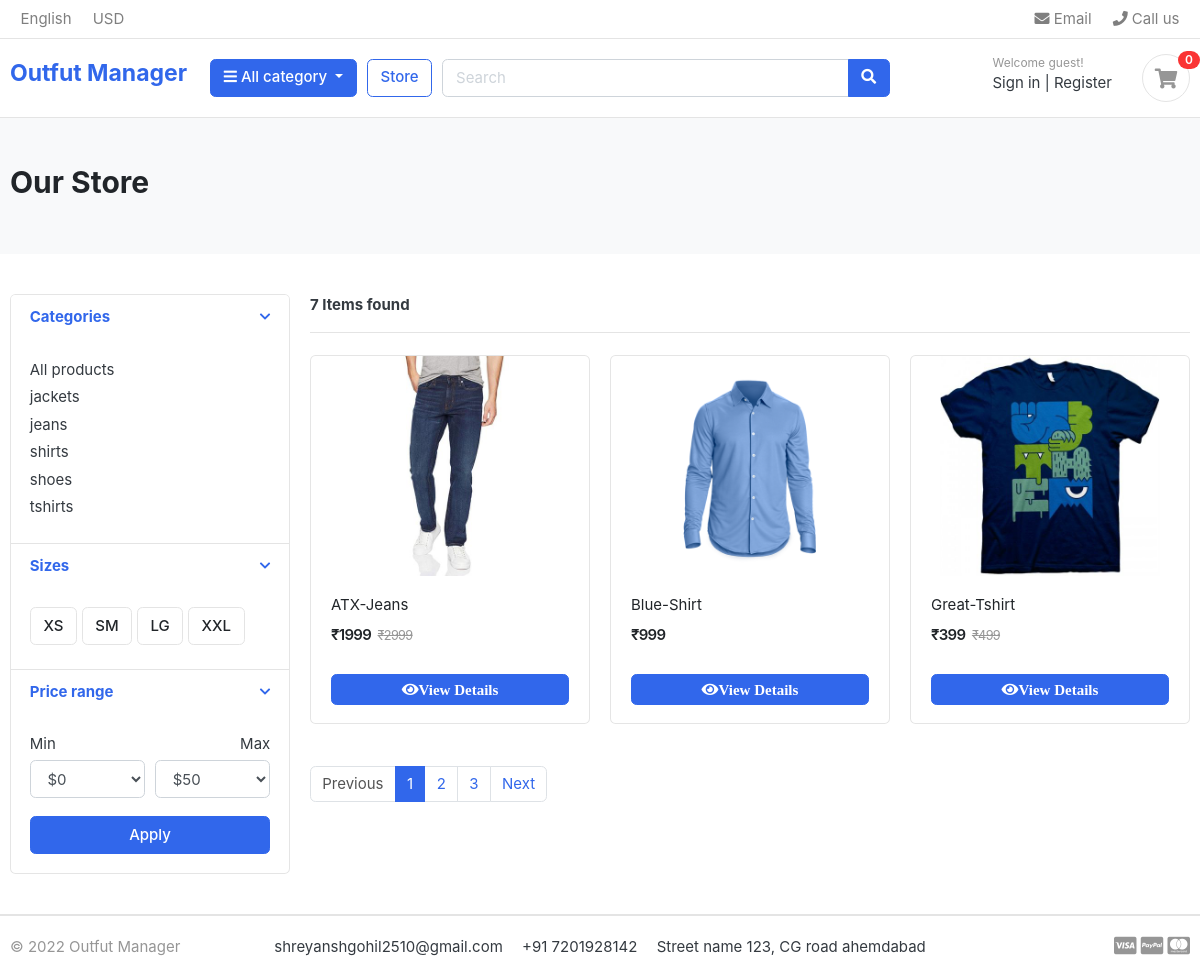
/store/, run on the app's committed database.
### store/models.py (models this page shows, shortened)
class Category(models.Model):
    category_name = models.CharField(max_length=100,unique=True)
    category_desc = models.TextField(max_length=1000)
    created = models.DateTimeField(auto_now_add=True)
    id = models.UUIDField(default = uuid.uuid4,unique = True,primary_key = True,editable = False)
    def cat_url(self):
        return reverse('store_cat',args=[self.category_name])

class Product(models.Model):
    category = models.ForeignKey(Category,on_delete=models.CASCADE)
    product_name = models.CharField(max_length=200)
    product_desc = models.TextField()
    price_main = models.IntegerField(validators=[MinValueValidator(0)],blank=True,null=True)
    price_discount = models.IntegerField(validators=[MinValueValidator(0)])
    product_img = models.ImageField(default='default/default.jpg',null=True,blank =True,upload_to ='products' )
    stock = models.IntegerField(validators=[MinValueValidator(0)])
    is_available = models.BooleanField(default=True)
    modified_date = models.DateTimeField(auto_now=True)
    colors = models.ManyToManyField('Color')
    sizes = models.ManyToManyField('Size')
    created = models.DateTimeField(auto_now_add=True,null=True)
    id = models.UUIDField(default = uuid.uuid4,unique = True,primary_key = True,editable = False)

### store/views.py (the view)
# urls.py: path('',include('store.urls')),
def store(request):
    search_query = ''
    if request.GET.get('search_query'):
        search_query = request.GET.get('search_query')
    products = Product.objects.filter(Q(product_name__icontains=search_query) | Q(category__category_name__icontains=search_query))
    total_product = products.count()
    page = request.GET.get('page')
    result = 3
    paginator = Paginator(products, result)
    try:
        products = paginator.page(page)
    except PageNotAnInteger:
        page = 1
        products = paginator.page(page)
    except EmptyPage:
        page = paginator.num_pages
        products = paginator.page(page)
    context = {'products': products, 'total_product': total_product,
               'paginator': paginator, 'search_query': search_query}
    return render(request, 'store/store.html', context,)

### store/context_processors.py (called while the page is built)
def menu_links(requst):
    links = Category.objects.all()
    return dict(links=links)

def counter(request):
    cart_count = 0
    cart = Cart.objects.filter(cart_id=_cart_id(request))
    if request.user.is_authenticated:
        cart_iteams = CartItem.objects.all().filter(user = request.user)
    else:
        cart_iteams = CartItem.objects.all().filter(cart=cart[:1])
    for cart_iteam in cart_iteams:
        cart_count += cart_iteam.quantity
    return dict(cart_count=cart_count)

### store/views.py (called while the page is built)
def _cart_id(request):
    cart = request.session.session_key
    if not cart:
        cart = request.session.create()
    return cart

### store/templates/store/store.html (shortened to what this page needs)
{%extends 'main.html'%}
{%load static%}
{%block content%}
<section class="section-pagetop bg">
    <div class="container">
        <h2 class="title-page">Our Store</h2>
    </div>
</section>
<section class="section-content padding-y">
    <div class="container">
        <div class="row">
            <aside class="col-md-3">
                <div class="card">
                    <article class="filter-group">
                        <header class="card-header">
                            <a href="#" data-toggle="collapse" data-target="#collapse_1" aria-expanded="true" class="">
                                <i class="icon-control fa fa-chevron-down"></i>
                                <h6 class="title">Categories</h6>
                            </a>
                        </header>
                        <div class="filter-content collapse show" id="collapse_1">
                            <div class="card-body">
                                <ul class="list-menu">
                                    <li><a href="{%url 'store'%}">All products</a></li>
                                    {%for c in links%}
                                    <li><a href="{{c.cat_url}}">{{c.category_name}}</a></li>
                                    {%endfor%}
                                </ul>
                            </div>
                        </div>
                    </article>
                    <article class="filter-group">
                        <header class="card-header">
                            <a href="#" data-toggle="collapse" data-target="#collapse_4" aria-expanded="true" class="">
                                <i class="icon-control fa fa-chevron-down"></i>
                                <h6 class="title">Sizes </h6>
                            </a>
                        </header>
                        <div class="filter-content collapse show" id="collapse_4">
                            <div class="card-body">
                                <label class="checkbox-btn">
                                    <span class="btn btn-light"> XS </span>
                                </label>
                                <label class="checkbox-btn">
                                    <span class="btn btn-light"> SM </span>
                                </label>
                                <label class="checkbox-btn">
                                    <span class="btn btn-light"> LG </span>
                                </label>
                                <label class="checkbox-btn">
                                    <span class="btn btn-light"> XXL </span>
                                </label>
                            </div>
                        </div>
                    </article>
                    <article class="filter-group">
                        <header class="card-header">
                            <a href="#" data-toggle="collapse" data-target="#collapse_3" aria-expanded="true" class="">
                                <i class="icon-control fa fa-chevron-down"></i>
                                <h6 class="title">Price range </h6>
                            </a>
                        </header>
                        <div class="filter-content collapse show" id="collapse_3">
                            <div class="card-body">
                                <div class="form-row">
                                    <div class="form-group col-md-6">
                                        <label>Min</label>
                                        <select class="mr-2 form-control">
                                            <option value="0">$0</option>
                                        </select>
                                    </div>
                                    <div class="form-group text-right col-md-6">
                                        <label>Max</label>
                                        <select class="mr-2 form-control">
                                            <option value="50">$50</option>
                                        </select>
                                    </div>
                                </div>
                                <button class="btn btn-block btn-primary">Apply</button>
                            </div>
                        </div>
                    </article>
                </div>
            </aside>
            <main class="col-md-9">
                <header class="border-bottom mb-4 pb-3">
                    <div class="form-inline">
                        <strong class="mr-md-auto">{{total_product}} Items found </strong>
                    </div>
                </header>
                <div class="row">
                    {%for product in products%}
                    <a href="{% url 'single_product' product.id %}" class="title">
                    <div class="col-md-4">
                        <figure class="card card-product-grid">
                            <div class="img-wrap">
                                <img src="{{product.product_img.url}}">
                            </div>
                            <figcaption class="info-wrap">
                                <div class="fix-height">
                                    <a href="{% url 'single_product' product.id %}" class="title">{{product.product_name|slice:30}}</a>
                                    <div class="price-wrap mt-2">
                                        <span class="price">&#8377;{{product.price_discount}}</span>
                                        {%if product.price_main%}
                                        <del class="price-old">&#8377;{{product.price_main}}</del>
                                        {%endif%}
                                    </div>
                                </div>
                                <a href="{% url 'single_product' product.id %}" class="btn btn-block btn-primary fas fa-eye">View Details</a>
                            </figcaption>
                        </figure>
                    </div>
                </a>
                    {%endfor%}
                </div>
                <nav class="mt-4" aria-label="Page navigation sample">
                    {% if products.has_other_pages%}
                    <ul class="pagination">
                        {% if products.has_previous%}
                            <li class="page-item"><a class="page-link" href="?page={{products.previous_page_number}}">Previous</a></li>
                        {%else%}
                            <li class="page-item disabled"><a class="page-link" href="#">Previous</a></li>
                        {%endif%}
                        {%for page in paginator.page_range%}
                            {%if products.number == page %}
                                <li class="page-item active"><a class="page-link" href="#">{{page}}</a></li>
                            {%else%}
                            <li class="page-item "><a class="page-link" href="{{search_query}}?page={{page}}">{{page}}</a></li>
                            {%endif%}
                        {%endfor%}
                        {% if products.has_next%}
                            <li class="page-item"><a class="page-link" href="?page={{products.next_page_number}}">Next</a></li>
                        {%else%}
                            <li class="page-item disabled"><a class="page-link" href="#">Next</a></li>
                        {%endif%}
                    </ul>
                    {%endif%}
                </nav>
            </main>
        </div>
    </div>
</section>
{%endblock content%}

### static/css/ui.css (style rules this page uses)
html { font-family: "Inter", sans-serif; font-size: 15px; }
.img-wrap { text-align: center; display: block; }
.img-wrap img { max-width: 100%; }
.price-wrap { letter-spacing: -0.7px; }
.padding-y { padding-top: 40px; padding-bottom: 40px; }
figure { margin-bottom: 0; }
article:after, .form-group:after { display: block; clear: both; content: ""; }
.bg { background-color: #f8f9fa; }
.title-page { color: #212529; }
.btn-light { background-color: #fff; border-color: #e4e4e4; }
[class*=list-] li:after { visibility: hidden; display: block; content: ""; overflow: hidden; height: 0; clear: both; }
.list-menu { list-style: none; margin: 0; padding-left: 0; }
.list-menu li { margin-bottom: 5px; }
.list-menu a { color: #343a40; }
[class*=card-product] a.title { color: #212529; display: block; }
[class*=card-product] .img-wrap { overflow: hidden; position: relative; }
[class*=card-product] .img-wrap img { height: 100%; max-width: 100%; width: auto; display: inline-block; -o-object-fit: cover; object-fit: cover; }
.card-product-grid { margin-bottom: 20px; }
.card-product-grid .img-wrap { border-radius: 0.2rem 0.2rem 0 0; height: 220px; }
.card-product-grid .info-wrap { overflow: hidden; padding: 18px 20px; }
.card-product-grid .fix-height { height: 80px; overflow: hidden; }
.card .img-wrap { overflow: hidden; }
.price { font-weight: 600; color: #212529; }
.price-old { color: #969696; margin-left: 3px; font-size: 85%; }
.icon-control { margin-top: 5px; float: right; font-size: 80%; }
.card-header .title { margin-bottom: 0; line-height: 1.5; }
.filter-group { border-bottom: 1px solid #e4e4e4; }
.filter-group .card-header { border-bottom: 0; }
.filter-group:last-child { border-bottom: 0; }
.checkbox-btn { position: relative; }
.section-pagetop { padding: 45px 0; }

### data on the page
Category: category_name "jackets"
Category: category_name "jeans"
Category: category_name "shirts"
Category: category_name "shoes"
Category: category_name "tshirts"
Product: product_img (picture), product_name "ATX-Jeans", price_discount "1999", price_main "2999"
Product: product_img (picture), product_name "Blue-Shirt", price_discount "999"
Product: product_img (picture), product_name "Great-Tshirt", price_discount "399", price_main "499"

### other printed values
{{ cart_count }} "0"
{{ total_product }} "7"
{{ page }} "1"
{{ page }} "2" "3"
